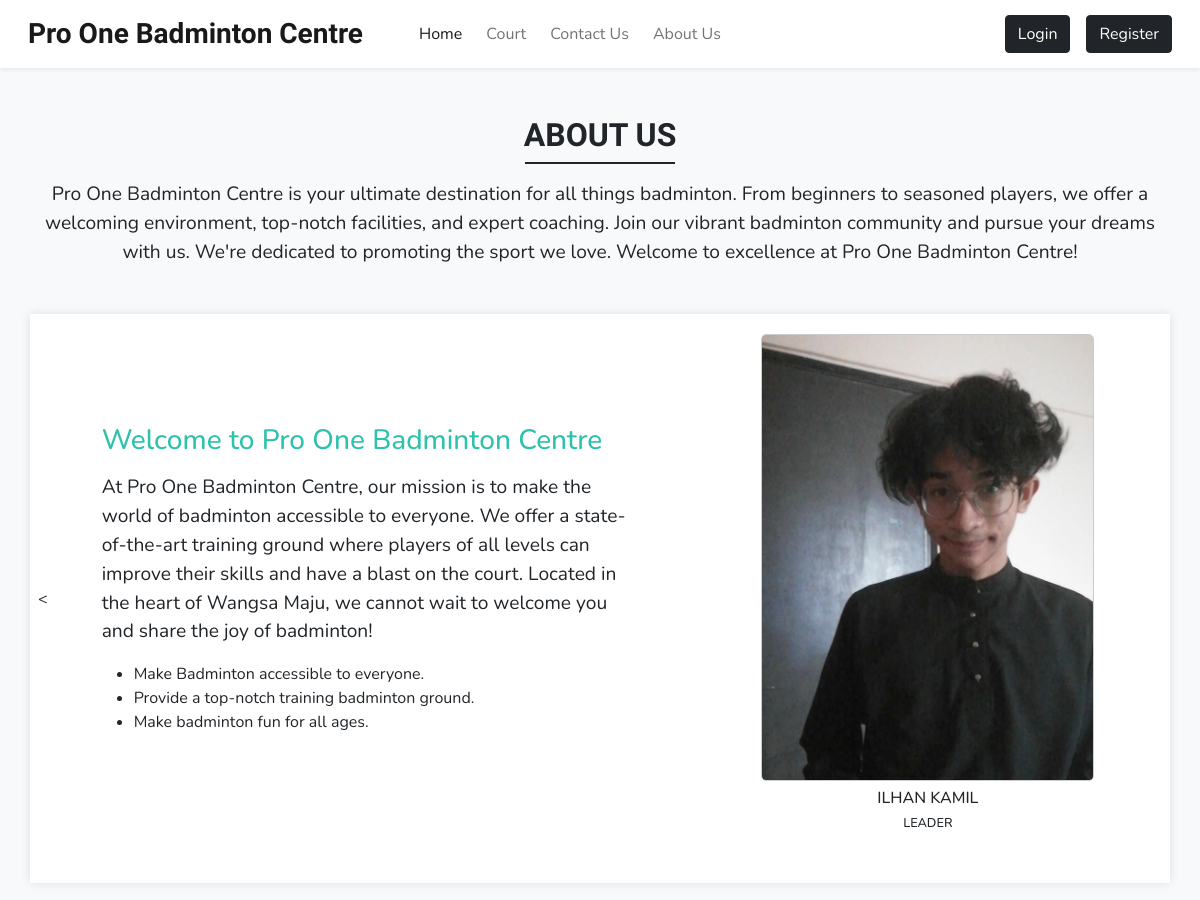
The page /webpage/about.php (upper part) on the database as committed earlier.
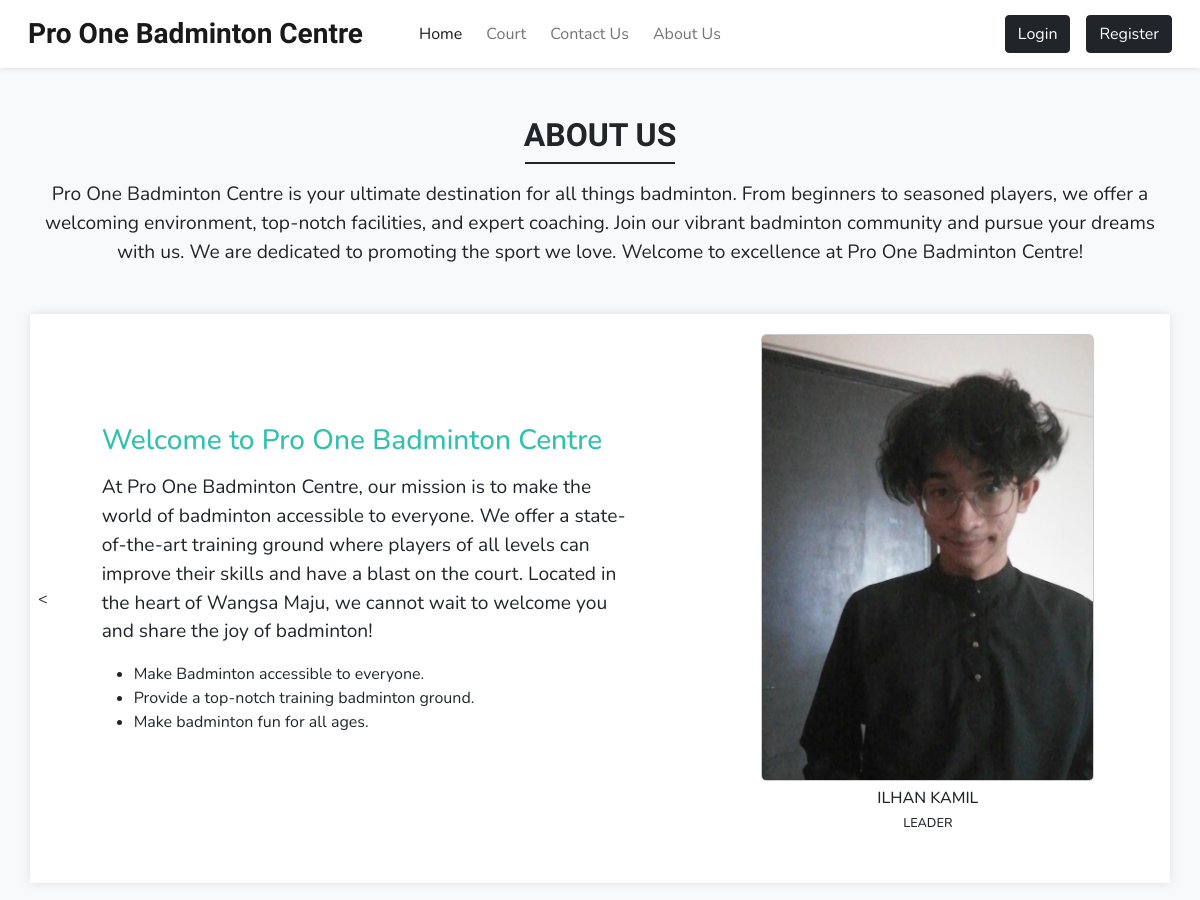
The same page on the database as committed later.
### tables this page shows
CREATE TABLE `about_us_content` (
  `id` int(11) NOT NULL,
  `content` text DEFAULT NULL
);

### webpage/about.php (the view, shortened to what this page needs)
<!DOCTYPE html>
<html>
<head>
    <link rel="stylesheet" href="https://cdn.jsdelivr.net/npm/swiper@10/swiper-bundle.min.css">
    <link rel="stylesheet" href="css/common.css">
    <?php require('inc/links.php'); ?>
</head>
<body class="bg-light">
<div class="my-5 px-4">
    <h2 class="fw-bold h-font text-center">ABOUT US</h2>
    <div class="h-line bg-dark"></div>
    <p class="text-center mt-3">
    <?php
        require('../webpage/inc/db_conn.php');
        $query = "SELECT content FROM about_us_content WHERE id = 1";
        $stmt = $pdo->prepare($query);
        $stmt->execute();
        $row = $stmt->fetch(PDO::FETCH_ASSOC);
        if ($row) {
            echo $row['content'];
        } else {
            echo "Content not found.";
        }
        ?>
    </p>
</div>
<div class="container">
    <div class="row justify-content-between align-items-center">
        <<div class="col-lg-6 col-md-5 mb-4 order-lg-1 order-md-1 order-2">
            <h3 class="mb-3">Welcome to Pro One Badminton Centre</h3>
                <p>
                    At Pro One Badminton Centre, our mission is to make the world of badminton accessible to everyone.
                    We offer a state-of-the-art training ground where players of all levels can improve their skills and have a blast on the court.
                    Located in the heart of Wangsa Maju, we cannot wait to welcome you and share the joy of badminton!
                </p>
            <ul>
                <li>Make Badminton accessible to everyone.</li>
                <li>Provide a top-notch training badminton ground.</li>
                <li>Make badminton fun for all ages.</li>
            </ul>
        </div>
        <div class="col-lg-5 col-md-5 mb-4 order-lg-2 order-md-2 order-1">
            <img src="images\about\ilhan.jpg" class="w-75" style="max-width: 100%; height: auto; display: block; margin: 0 auto; border: 1px solid #ccc; border-radius: 5px;">
            <h5 class="mt-2 leader-role text-center">ILHAN KAMIL</h5>
            <h5 class="mt-2 team-roles text-center">LEADER</h5>
        </div>
    </div>
</div>
</body>
</html>

Rows that differ between the two databases and show on the page:
changed about_us_content: content "…your dreams with us. We're dedicated to promoting the…" → "…your dreams with us. We are dedicated to promoting the…"
